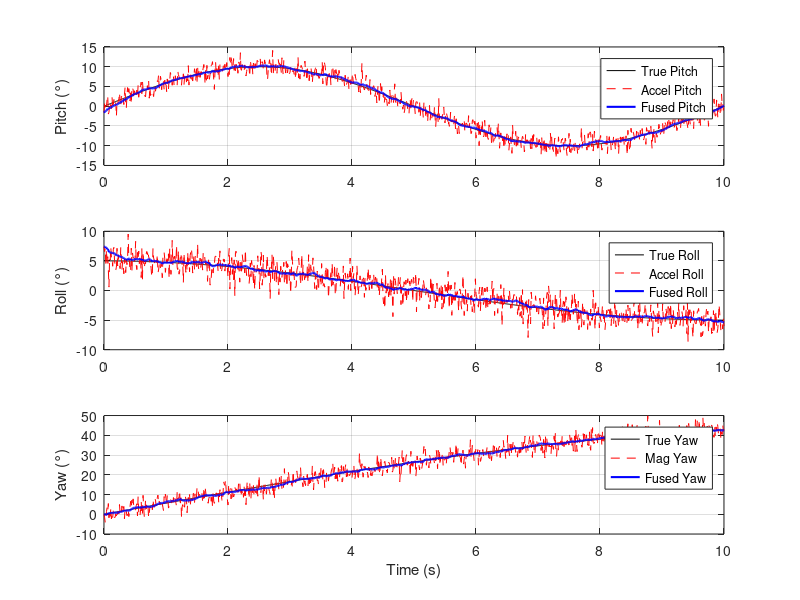

Write MATLAB code to recreate this figure.
clc; clear; close all;

% Simulated time
dt = 0.01;
time = 0:dt:10;

% Simulated true motion (degrees)
true_pitch = 10 * sin(2*pi*0.1*time);     % oscillating pitch
true_roll  = 5 * cos(2*pi*0.05*time);     % oscillating roll
true_yaw   = 45 * sin(2*pi*0.02*time);    % slow yaw turn

% Simulate gyroscope data (derivatives + noise)
gyro_pitch_rate = [0, diff(true_pitch)/dt] + randn(size(time))*0.5;
gyro_roll_rate  = [0, diff(true_roll)/dt] + randn(size(time))*0.5;
gyro_yaw_rate   = [0, diff(true_yaw)/dt] + randn(size(time))*1.5;

% Simulate accelerometer-based pitch and roll
pitch_acc = true_pitch + randn(size(time))*1.5;
roll_acc  = true_roll + randn(size(time))*1.5;

% Simulate magnetometer readings
mag_x = cosd(true_yaw) + randn(size(time))*0.05;
mag_y = -sind(true_yaw) + randn(size(time))*0.05;
yaw_mag = atan2(-mag_y, mag_x) * (180/pi);  % in degrees
yaw_mag = mod(yaw_mag + 180, 360) - 180;

% Initialize fusion variables
pitch_fused = zeros(size(time));
roll_fused  = zeros(size(time));
yaw_fused   = zeros(size(time));

% Initial values
pitch_fused(1) = pitch_acc(1);
roll_fused(1)  = roll_acc(1);
yaw_fused(1)   = yaw_mag(1);

% Complementary filter alpha
alpha = 0.95;

% Fusion loop
for i = 2:length(time)
    % Gyro integration
    pitch_gyro = pitch_fused(i-1) + gyro_pitch_rate(i) * dt;
    roll_gyro  = roll_fused(i-1)  + gyro_roll_rate(i)  * dt;
    yaw_gyro   = yaw_fused(i-1)   + gyro_yaw_rate(i)   * dt;

    % Wrap yaw_gyro between -180 to 180
    yaw_gyro = mod(yaw_gyro + 180, 360) - 180;

    % Complementary filter
    pitch_fused(i) = alpha * pitch_gyro + (1 - alpha) * pitch_acc(i);
    roll_fused(i)  = alpha * roll_gyro  + (1 - alpha) * roll_acc(i);
    yaw_fused(i)   = alpha * yaw_gyro   + (1 - alpha) * yaw_mag(i);
end

% --- Plot Results ---

figure;
subplot(3,1,1);
plot(time, true_pitch, 'k-', time, pitch_acc, 'r--', time, pitch_fused, 'b-', 'LineWidth', 1.5);
legend('True Pitch', 'Accel Pitch', 'Fused Pitch'); ylabel('Pitch (°)'); grid on;

subplot(3,1,2);
plot(time, true_roll, 'k-', time, roll_acc, 'r--', time, roll_fused, 'b-', 'LineWidth', 1.5);
legend('True Roll', 'Accel Roll', 'Fused Roll'); ylabel('Roll (°)'); grid on;

subplot(3,1,3);
plot(time, true_yaw, 'k-', time, yaw_mag, 'r--', time, yaw_fused, 'b-', 'LineWidth', 1.5);
legend('True Yaw', 'Mag Yaw', 'Fused Yaw'); ylabel('Yaw (°)'); xlabel('Time (s)'); grid on;




